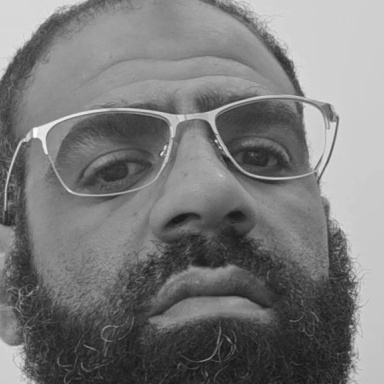
#> input picture data/data_faces_from_camera/Dr Ahmed Shalaby/face_1.jpg, 384 x 384 px, given in place of the camera
$ python face_recog.py
#> lines starting #> are read from the running program, lines starting #| are printed output that depends on the picture; after the words box and inside, x2 and y2 are one past the last pixel; in counts of white or black regions, pixels touching at a corner belong together
# face_recog.py
import tkinter as tk
from tkinter import messagebox, ttk
import cv2
import numpy as np
import os
import sqlite3
import datetime
import paho.mqtt.client as mqtt
import json

class FaceRecognizer:
    def __init__(self):
        self.font = cv2.FONT_HERSHEY_SIMPLEX
        self.system_locked = False

        # MQTT Setup
        self.mqtt_client = mqtt.Client("FaceRecognizer")
        self.mqtt_client.connect("localhost", 1883)
        self.mqtt_client.subscribe("smartlock/control")
        self.mqtt_client.message_callback_add("smartlock/control", self.on_control_message)
        self.mqtt_client.loop_start()

        self.recognizer = cv2.face.LBPHFaceRecognizer_create()
        if os.path.exists("data/trained_model.yml"):
            self.recognizer.read("data/trained_model.yml")

        self.label_map = {}
        if os.path.exists("data/label_mapping.txt"):
            with open("data/label_mapping.txt", "r") as f:
#> (reads data/label_mapping.txt from the repository)
                for line in f:
                    name, id = line.strip().split(',')
                    self.label_map[int(id)] = name

        self.face_cascade = cv2.CascadeClassifier(
            cv2.data.haarcascades + 'haarcascade_frontalface_default.xml')

        self.cap = cv2.VideoCapture(0)
        self.frame_width = 640
        self.frame_height = 480
        self.cap.set(cv2.CAP_PROP_FRAME_WIDTH, self.frame_width)
        self.cap.set(cv2.CAP_PROP_FRAME_HEIGHT, self.frame_height)

        if not self.cap.isOpened():
            messagebox.showerror("Error", "Camera not detected. Please check your webcam.")
            return

        self.recently_marked = {}
        self.re_mark_delay = 60
        self.marked_students = set()

        cv2.namedWindow("Face Recognition", cv2.WINDOW_NORMAL)

    def on_control_message(self, client, userdata, msg):
        command = json.loads(msg.payload)
        if command["command"] == "lockdown":
            self.system_locked = True
            print("SYSTEM LOCKDOWN ACTIVATED")
        elif command["command"] == "unlock":
            self.system_locked = False

    def mark_attendance(self, name):
        if self.system_locked or name == "Unknown":
            return

        now = datetime.datetime.now()
        if name in self.recently_marked:
            elapsed = (now - self.recently_marked[name]).total_seconds()
            if elapsed < self.re_mark_delay:
                return

        self.recently_marked[name] = now
        current_date = now.strftime('%Y-%m-%d')
        current_time = now.strftime('%H:%M:%S')

        conn = sqlite3.connect("attendance.db")
        cursor = conn.cursor()
        cursor.execute("SELECT 1 FROM attendance WHERE name = ? AND date = ?", (name, current_date))
        already_marked = cursor.fetchone()

        if not already_marked:
            cursor.execute("INSERT INTO attendance (name, time, date) VALUES (?, ?, ?)", (name, current_time, current_date))
            conn.commit()
            self.mqtt_client.publish("smartlock/events",
                                   json.dumps({
                                       "type": "access",
                                       "name": name,
                                       "status": "granted",
                                       "timestamp": now.isoformat()
                                   }))

        conn.close()
        self.marked_students.add(name)

    def detect_faces(self, gray_frame, frame):
      # Detect faces in grayscale frame
      faces = self.face_cascade.detectMultiScale(
        gray_frame,
        scaleFactor=1.1,
        minNeighbors=5,
        minSize=(30, 30)
      )

      for (x, y, w, h) in faces:
        size = max(w, h)
        center_x, center_y = x + w // 2, y + h // 2
        x_new = max(center_x - size // 2, 0)
        y_new = max(center_y - size // 2, 0)
        x_new = min(x_new, gray_frame.shape[1] - size)
        y_new = min(y_new, gray_frame.shape[0] - size)

        face_roi = gray_frame[y_new:y_new + size, x_new:x_new + size]

        # Predict identity
        if hasattr(self.recognizer, 'predict'):
          try:
            label, confidence = self.recognizer.predict(face_roi)
            name = self.label_map[label] if confidence < 80 and label in self.label_map else "Unknown"
          except:
            name = "Unknown"
        else:
          name = "Unknown (Model not loaded)"

        self.mark_attendance(name)

        # Draw rectangle and name on frame
        cv2.rectangle(frame, (x_new, y_new), (x_new + size, y_new + size), (0, 255, 0), 2)
        cv2.putText(frame, name, (x_new, y_new - 10), self.font, 0.8, (0, 255, 0), 2)

    def draw_marked_names_panel(self, frame):
      # Create a right-side panel showing marked names
      height, width, _ = frame.shape
      panel_width = 300
      panel = np.zeros((height, panel_width, 3), dtype=np.uint8)
      panel[:] = (50, 50, 50)  # Dark gray background

      cv2.putText(panel, "Marked Present", (10, 30), self.font, 0.8, (255, 255, 255), 2)

      y_offset = 60
      for i, name in enumerate(sorted(self.marked_students)):
        cv2.putText(panel, f"{i+1}. {name}", (10, y_offset), self.font, 0.6, (0, 255, 255), 1)
        y_offset += 25
        if y_offset > height - 20:
          cv2.putText(panel, "...", (10, y_offset), self.font, 0.6, (200, 200, 200), 1)
          break

      return np.hstack((frame, panel))

    def run(self):
      # Main loop for webcam and face recognition
      while self.cap.isOpened():
        ret, frame = self.cap.read()
#> frame is the input picture: shape (384, 384, 3); min 19, max 255, mean 121.4
        if not ret or frame is None or frame.size == 0:
          print("Warning: Invalid frame received. Skipping...")
          continue

        try:
          gray = cv2.cvtColor(frame, cv2.COLOR_BGR2GRAY)
        except cv2.error:
          print("Warning: Corrupt frame detected. Skipping...")
          continue

        self.detect_faces(gray, frame)
#> in detect_faces, `faces = self.face_cascade.detectMultiScale( gray_frame, scaleFactor=1...`: faces = [[34, 18, 329, 329]]
#> the loop in detect_faces, `for (x, y, w, h) in faces:` made 1 pass
#> (x, y, w, h, size, center_x, center_y, x_new) on pass 1: (34, 18, 329, 329, 329, 198, 182, 34)
#> pass 1, in detect_faces, `face_roi = gray_frame[y_new:y_new + size, x_new:x_new + size]`:
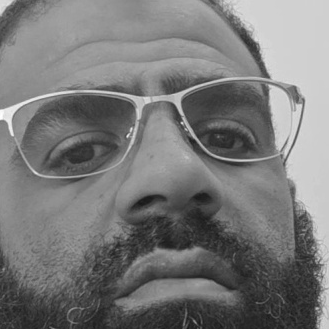
#> face_roi: shape (329, 329); min 23, max 255, mean 120.5
#> after the loop in detect_faces, `for (x, y, w, h) in faces:`:
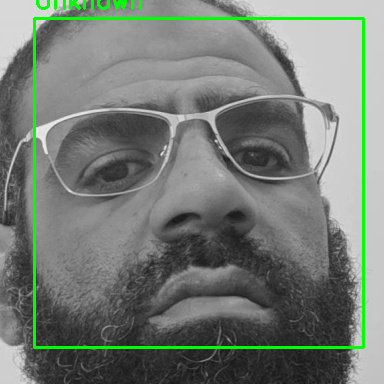
#> frame: shape (384, 384, 3); 3% of pixels changed, all inside (x1, y1, x2, y2) = (33, 0, 365, 349)

        # Display subject name and attendance count
        present_count = len(self.marked_students)
        # cv2.putText(frame, f"Subject: {self.subject}", (20, 40), self.font, 1, (0, 255, 0), 2)
        cv2.putText(frame, f"Present: {present_count}", (20, 80), self.font, 1, (0, 255, 255), 2)
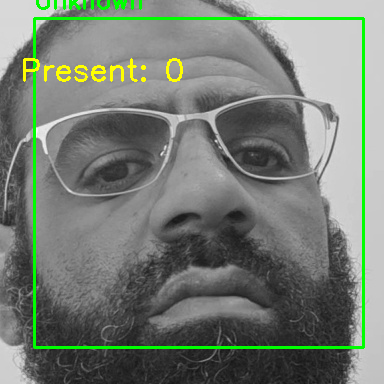
#> frame: shape (384, 384, 3); 0.72% of pixels changed, all inside (x1, y1, x2, y2) = (23, 58, 183, 82)

        # Add name panel
        full_frame = self.draw_marked_names_panel(frame)
#> in draw_marked_names_panel, `cv2.putText(panel, "Marked Present", (10, 30), self.font, 0.8, (255, 2..`:
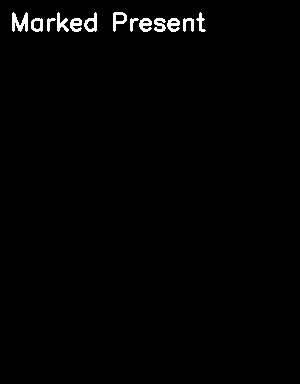
#> panel: shape (384, 300, 3); values 50 (black) and 255 (white), 1.2% white; 13 white regions, largest, box (x1, y1, x2, y2) and area: (12, 12, 28, 32) 194, (113, 12, 127, 32) 130, (84, 12, 97, 32) 129
#> after the loop in draw_marked_names_panel, `for i, name in enumerate(sorted(self.marked_students)):`: y_offset = 60
#> in draw_marked_names_panel, `return np.hstack((frame, panel))`:
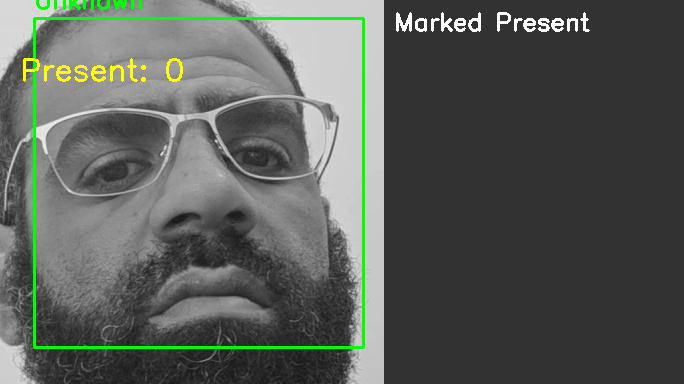
#> returned value: shape (384, 684, 3); mean of channels 0, 1, 2 88.3, 93.6, 89.4; drawn as B, G, R
        cv2.imshow("Face Recognition", full_frame)

        # Press 'q' to quit
        if cv2.waitKey(1) & 0xFF == ord('q'):
#> (key q is pressed here)
          break

      # Clean up
      self.cap.release()
      cv2.destroyAllWindows()

# =========== RUN APP ===========

if __name__ == "__main__":
  app = FaceRecognizer()
  app.run()
